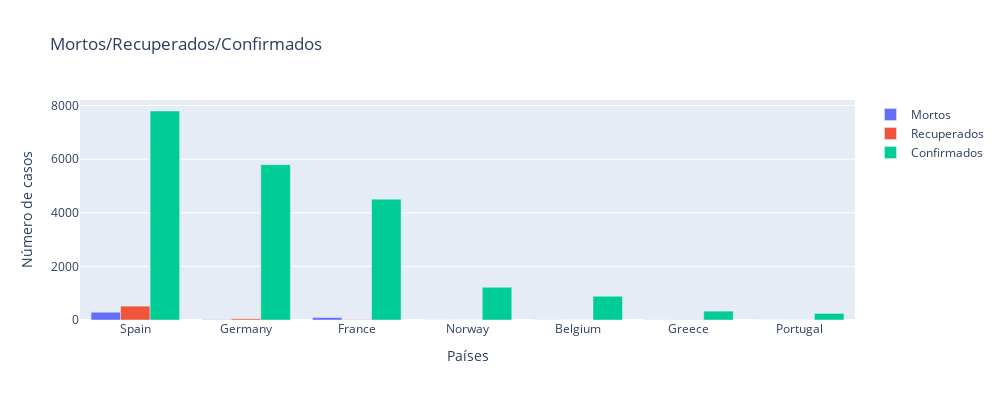

Here is the notebook cell this chart was saved with:
### Code cell
temp = full_table.loc[full_table.Date == full_table.Date.max()]
temp = temp.groupby(['Country/Region'])['Confirmed', 'Deaths', 'Recovered'].sum().sort_values('Confirmed',ascending=False)


europa = ['Italy', 'France', 'Germany', 'Spain', 'Belgium', 'Norway','Greece',  'Portugal']

temp=temp.reset_index()
temp=temp.loc[temp['Country/Region'].isin(europa)]


import plotly.graph_objects as go

layout = go.Layout(height=400,width=1000)

fig = go.Figure(data=[
    go.Bar(name='Mortos', x=temp['Country/Region'], y=temp['Deaths']),
    go.Bar(name='Recuperados', x=temp['Country/Region'], y=temp['Recovered']),
    go.Bar(name='Confirmados', x=temp['Country/Region'], y=temp['Confirmed']),
],layout=layout)

fig.update_layout(
    title="Mortos/Recuperados/Confirmados",
    xaxis_title="Países",
    yaxis_title="Número de casos",
)
fig.show()

### Figure 1 — Plotly figure (JSON) as saved in the notebook; plotly's stock layout.template omitted (floating-point values rounded to 4 significant figures)
{"data": [{"name": "Mortos", "type": "bar", "x": ["Spain", "Germany", "France", "Norway", "Belgium", "Greece", "Portugal"], "y": [289, 11, 91, 3, 4, 4, 0]}, {"name": "Recuperados", "type": "bar", "x": ["Spain", "Germany", "France", "Norway", "Belgium", "Greece", "Portugal"], "y": [517, 46, 12, 1, 1, 8, 2]}, {"name": "Confirmados", "type": "bar", "x": ["Spain", "Germany", "France", "Norway", "Belgium", "Greece", "Portugal"], "y": [7798, 5795, 4509, 1221, 886, 331, 245]}], "layout": {"height": 400, "title": {"text": "Mortos/Recuperados/Confirmados"}, "width": 1000, "xaxis": {"autorange": true, "range": [-0.5, 6.5], "title": {"text": "Países"}, "type": "category"}, "yaxis": {"autorange": true, "range": [0, 8208.0], "title": {"text": "Número de casos"}, "type": "linear"}}}
